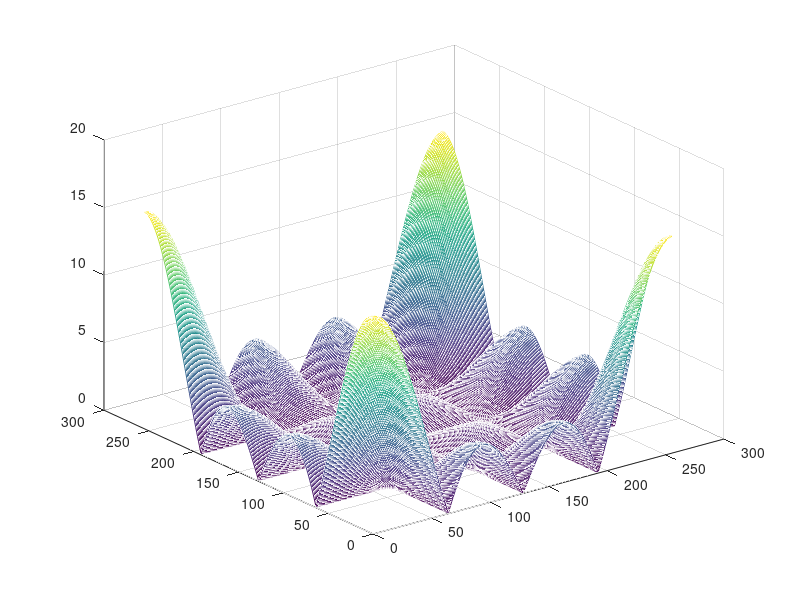
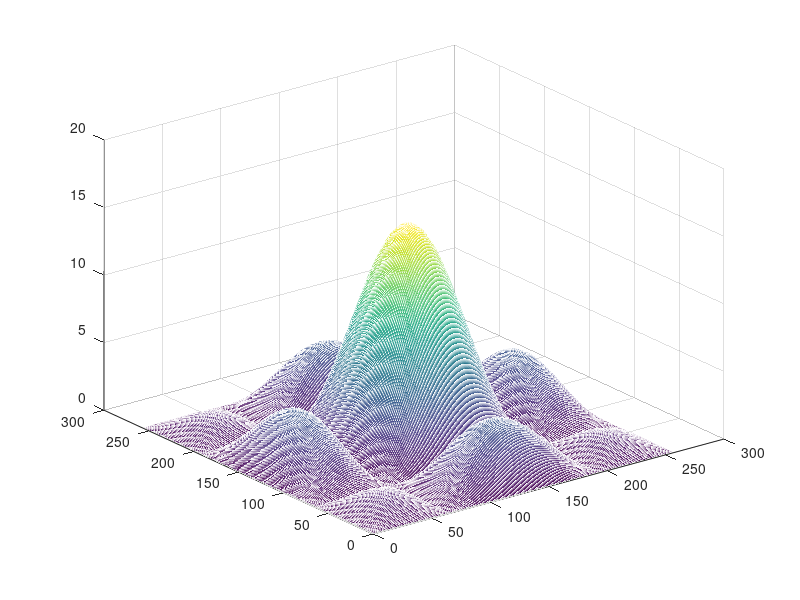

MATLAB code to generate these figures, in order:
x=[1 1 1 1;1 1 1 1;1 1 1 1;1 1 1 1];
figure(1)
r=fft2(x,256,256);
%figure(3)
plot(abs(r));
mesh(abs(r))
figure(2)
s=fftshift(r);
mesh(abs(s));
